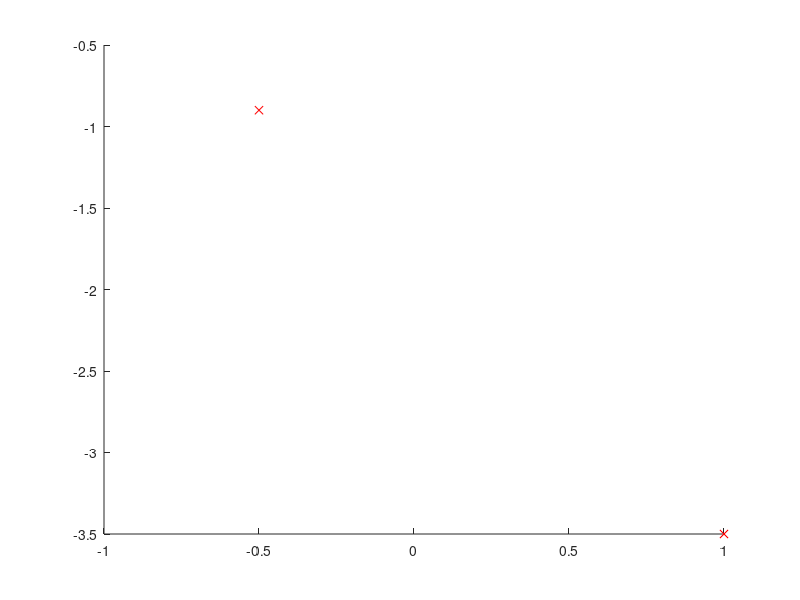

The MATLAB source for this figure: (Note: this script raises an error after producing the figure.)
%testpontsonline

p1=[-0.5 -0.9 3]; %point1
p2=[1 -3.5 5]; %point2

%p1=[0 0 0]; %point1
%p2=[1 0 0]; %point2

line(p1(1),p1(2),p1(3),'marker','x','color','r')
line(p2(1),p2(2),p2(3),'marker','x','color','r')

numPoints=30;
points=pointsOnLine(p1,p2,numPoints);
line(points(:,1),points(:,2),points(:,3),'marker','o');

axis equal
view(3)